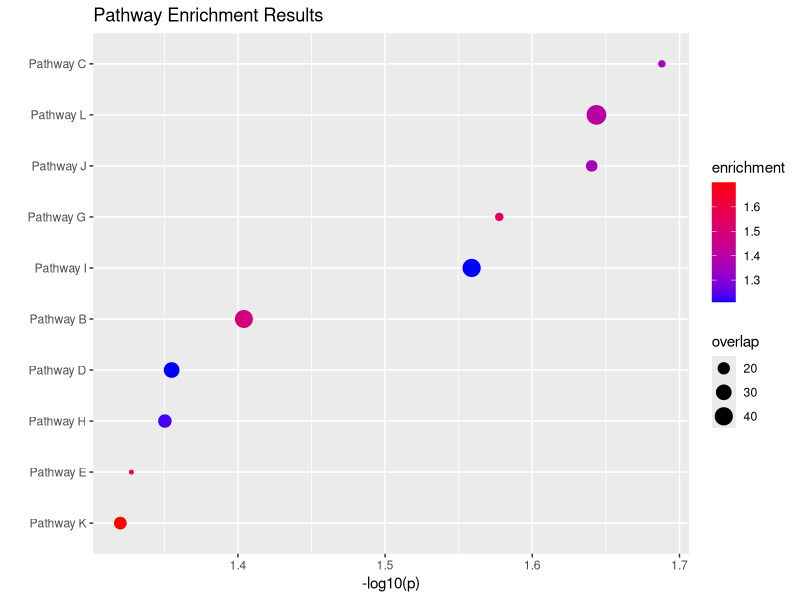

Reproduce this figure in R.
library(ggplot2)

dotPlot <- function(df, y = "-log10(p)",
                    n = 10, order_by = "-log10(p)", title = "Pathway Enrichment Results",
                    label_by = "pathway", size_by = "overlap", color_by = "enrichment") {
  # Calculate -log10(p) if this is the specified y
  if (y == "-log10(p)") {
    df[["-log10(p)"]] <- -log10(df$p.value)
  }

  # Order dataframe by specified column
  df1 <- df[order(df[[order_by]]), ]
  df1 <- head(df1, n = n)

  # Ensure label_by is a factor with levels in the order of appearance
  df1[[label_by]] <- factor(df1[[label_by]], levels = df1[[label_by]])

  # Return plot
  ggplot(df1) +
    geom_point(aes(.data[[label_by]], .data[[y]],
      size = .data[[size_by]], color = .data[[color_by]]
    )) +
    coord_flip() +
    ggtitle(title) +
    scale_color_gradient(low = "blue", high = "red") +
    ylab(y) +
    xlab("")
}

## Create dummy data to test plotting

# Set seed for reproducibility
set.seed(123)

# Generate dummy data
Pathway_ID <- 1:12
Pathway_name <- paste("Pathway", LETTERS[1:12])
p_value <- round(runif(12, min = 0.0001, max = 0.05), 5)
q_value <- round(runif(12, min = 0.0001, max = 0.05), 5)
overlap <- sample(5:50, 12, replace = TRUE)
enrichment <- round(runif(12, min = 1, max = 2.5), 2)

# Create data frame
dummy_data <- data.frame(
  `Pathway ID` = Pathway_ID,
  `Pathway name` = Pathway_name,
  `p.value` = p_value,
  `q.value` = q_value,
  `overlap` = overlap,
  `enrichment` = enrichment
)

print(dummy_data)

## Try plotting

p <- dotPlot(
  dummy_data,
  y = "-log10(p)",
  n = 10, # number of hits to show
  title = "Pathway Enrichment Results",
  order_by = "-log10(p)",
  color_by = "enrichment",
  label_by = "Pathway.name",
  size_by = "overlap"
)

plot_dir <- "/home/srd6051"

ggsave(
  filename = paste0(plot_dir, "/dummy_dotplot.png"),
  plot = p,
  width = 16,
  height = 2 + 0.8 * dim(dummy_data)[1],
  units = "cm"
)
